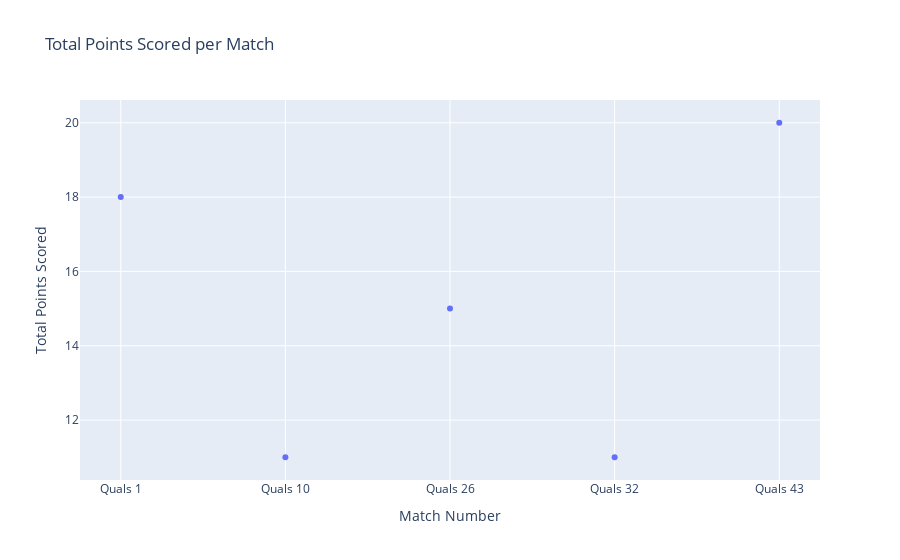

Notebook cell for this chart:
### Code cell
# teams_data = 

xxx = df["Team Number"] == 15206
quals1_data = df[xxx]
quals1_data
fig = px.scatter(quals1_data, x="Match Number", y="Total Points Scored", title="Total Points Scored per Match")
fig.show()

### Figure 1 — Plotly figure (JSON) as saved in the notebook; plotly's stock layout.template omitted (floating-point values rounded to 4 significant figures)
{"data": [{"hovertemplate": "Match Number=%{x}<br>Total Points Scored=%{y}<extra></extra>", "legendgroup": "", "marker": {"color": "#636efa", "symbol": "circle"}, "mode": "markers", "name": "", "orientation": "v", "showlegend": false, "type": "scatter", "x": ["Quals 1", "Quals 10", "Quals 26", "Quals 32", "Quals 43"], "xaxis": "x", "y": [18, 11, 15, 11, 20], "yaxis": "y"}], "layout": {"legend": {"tracegroupgap": 0}, "title": {"text": "Total Points Scored per Match"}, "xaxis": {"anchor": "y", "domain": [0, 1], "title": {"text": "Match Number"}}, "yaxis": {"anchor": "x", "domain": [0, 1], "title": {"text": "Total Points Scored"}}}}
